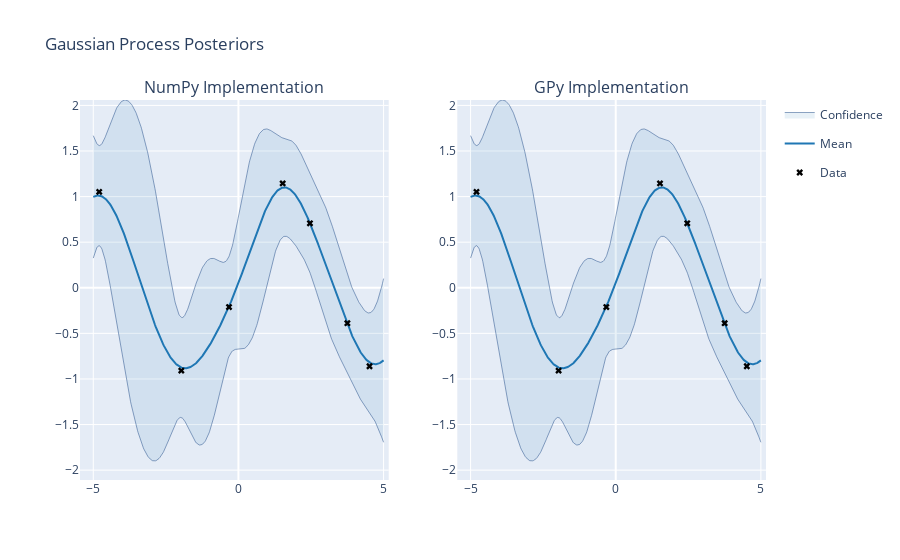

The code cell stored with this chart in its notebook:
### Code cell
# Compare with GPy

# Generate noisy training data
X = np.linspace(-5., 5., 500)[:, None]

NOISE = 0.2
TRAIN_SIZE = 7
X_train = np.random.uniform(-5., 5, (TRAIN_SIZE, 1))
Y_train = np.sin(X_train) + NOISE * np.random.rand(*X_train.shape)

# Compute posterior with NumPy implementation
mup1, covp1 = posterior(X, X_train, Y_train, kernel=rbf, sigma_y=NOISE)

# Compute posterior with GPy
kernel = GPy.kern.RBF(input_dim=1, variance=1., lengthscale=1.)
model = GPy.models.GPRegression(X_train, Y_train, kernel)

# GPy tries to estimate noise by default, so to reproduce the above result, we need to fix the variance
model.Gaussian_noise.variance = NOISE**2
model.Gaussian_noise.variance.fix()

mup2, covp2 = model.predict(X, full_cov=True)

# Plot side by side
subplot_data = [{'mu': mup1, 'cov': covp2, 'X': X, 'X_train': X_train, 'Y_train': Y_train, 'samples': [], 'title': "NumPy Implementation"}, {'mu': mup2, 'cov': covp2, 'X':X, 'X_train': X_train, 'Y_train': Y_train, 'samples': [], 'title': "GPy Implementation"}]
plotly_gps(subplot_data, 1, 2, title="Gaussian Process Posteriors")

### Figure 1 — Plotly figure (JSON) as saved in the notebook; plotly's stock layout.template omitted (floating-point values rounded to 4 significant figures; data arrays with more than 128 entries replaced by an {"elided": "..."} marker saying what was removed)
{"data": [{"fillcolor": "rgba(31, 119, 180, 0.1)", "legendgroup": "Confidence_fill_(0,0)", "line": {"color": "#204a87", "width": 0.5}, "name": "Confidence", "showlegend": false, "type": "scatter", "x": {"elided": "500 float values"}, "xaxis": "x", "y": {"elided": "500 float values"}, "yaxis": "y"}, {"fill": "tonextx", "fillcolor": "rgba(31, 119, 180, 0.1)", "legendgroup": "Confidence_fill_(0,0)", "line": {"color": "#204a87", "width": 0.5}, "name": "Confidence", "showlegend": true, "type": "scatter", "x": {"elided": "500 float values"}, "xaxis": "x", "y": {"elided": "500 float values"}, "yaxis": "y"}, {"legendgroup": "Mean", "line": {"color": "#1f77b4"}, "name": "Mean", "showlegend": true, "type": "scatter", "x": {"elided": "500 float values"}, "xaxis": "x", "y": {"elided": "500 float values"}, "yaxis": "y"}, {"legendgroup": "Data", "marker": {"color": "#000000", "symbol": "x"}, "mode": "markers", "name": "Data", "showlegend": true, "type": "scatter", "x": [1.524, 2.463, 4.515, -4.797, -1.968, -0.3247, 3.752], "xaxis": "x", "y": [1.145, 0.7073, -0.8604, 1.052, -0.9081, -0.2114, -0.3886], "yaxis": "y"}, {"fillcolor": "rgba(31, 119, 180, 0.1)", "legendgroup": "Confidence_fill_(0,0)", "line": {"color": "#204a87", "width": 0.5}, "name": "Confidence", "showlegend": false, "type": "scatter", "x": {"elided": "500 float values"}, "xaxis": "x2", "y": {"elided": "500 float values"}, "yaxis": "y2"}, {"fill": "tonextx", "fillcolor": "rgba(31, 119, 180, 0.1)", "legendgroup": "Confidence_fill_(0,0)", "line": {"color": "#204a87", "width": 0.5}, "name": "Confidence", "showlegend": false, "type": "scatter", "x": {"elided": "500 float values"}, "xaxis": "x2", "y": {"elided": "500 float values"}, "yaxis": "y2"}, {"legendgroup": "Mean", "line": {"color": "#1f77b4"}, "name": "Mean", "showlegend": false, "type": "scatter", "x": {"elided": "500 float values"}, "xaxis": "x2", "y": {"elided": "500 float values"}, "yaxis": "y2"}, {"legendgroup": "Data", "marker": {"color": "#000000", "symbol": "x"}, "mode": "markers", "name": "Data", "showlegend": false, "type": "scatter", "x": [1.524, 2.463, 4.515, -4.797, -1.968, -0.3247, 3.752], "xaxis": "x2", "y": [1.145, 0.7073, -0.8604, 1.052, -0.9081, -0.2114, -0.3886], "yaxis": "y2"}], "layout": {"annotations": [{"font": {"size": 16}, "showarrow": false, "text": "NumPy Implementation", "x": 0.225, "xanchor": "center", "xref": "paper", "y": 1, "yanchor": "bottom", "yref": "paper"}, {"font": {"size": 16}, "showarrow": false, "text": "GPy Implementation", "x": 0.775, "xanchor": "center", "xref": "paper", "y": 1, "yanchor": "bottom", "yref": "paper"}], "hovermode": "x", "title": {"text": "Gaussian Process Posteriors"}, "xaxis": {"anchor": "y", "domain": [0, 0.45]}, "xaxis2": {"anchor": "y2", "domain": [0.55, 1]}, "yaxis": {"anchor": "x", "domain": [0, 1]}, "yaxis2": {"anchor": "x2", "domain": [0, 1]}}}
